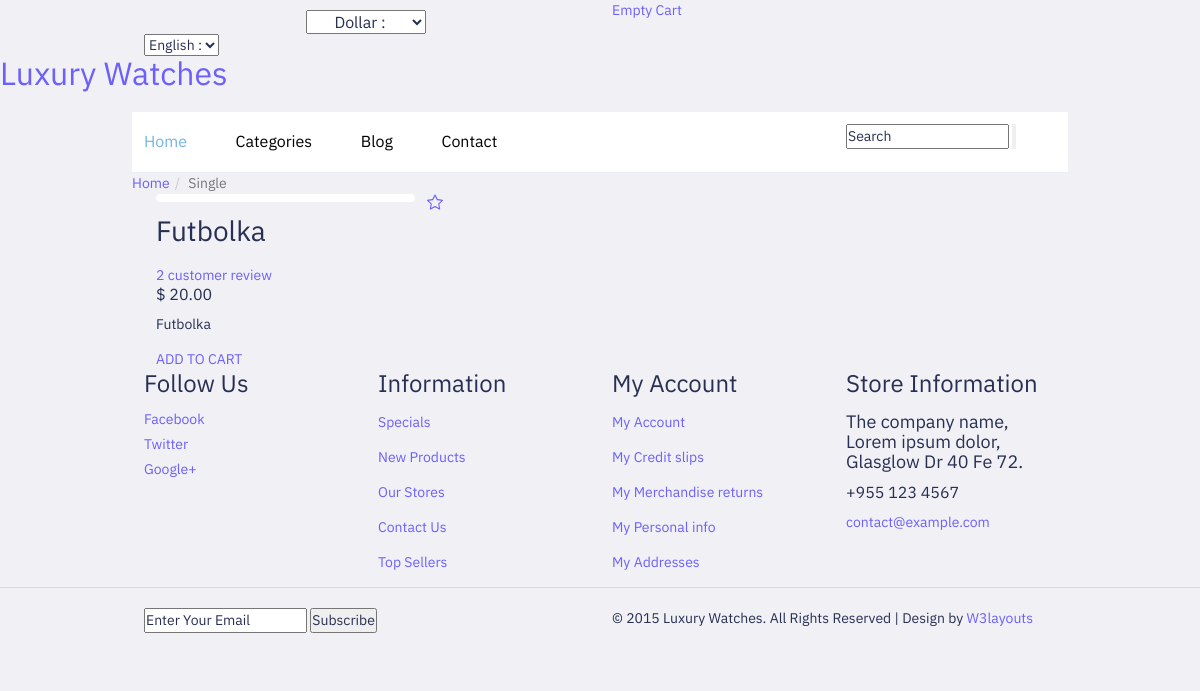
Screenshot of /product-detail/1 with the database file from the repository.
### main/models.py (models this page shows, shortened)
class Product(models.Model):
    name = models.CharField(max_length=150)
    description = models.TextField()
    quantity = models.IntegerField()
    price = models.DecimalField(decimal_places=2, max_digits=10)
    currency = models.SmallIntegerField(
        choices=(
            (0,"UZS"),
            (1, "USD"),
            (2, "RUB"),
        ))
    discount_price = models.DecimalField(decimal_places=2, max_digits=10, blank=True, null=True)
    baner_image = models.ImageField(upload_to='baner/')
    category = models.ForeignKey(Category, on_delete=models.SET_NULL, null=True)
    creator = models.ForeignKey(User, on_delete=models.DO_NOTHING, default=1)
    slug = models.SlugField(unique=True, blank=True)
    @property
    def review(self):
        reviews = ProductReview.objects.filter(product_id=self.id)
        result = reduce(lambda result, x: result + x.mark, reviews, 0)
        try:
            result = result / reviews.count()
        except ZeroDivisionError:
            result = 0
        return round(result)
    @property
    def review_numbers(self):
        result = ProductReview.objects.filter(product_id=self.id).count()
        return result

### main/views.py (the view)
# urls.py: path('product-detail/<int:id>', views.product_detail),
def product_detail(request, id):
    user = request.user
    try:
        if user.is_authenticated:
            is_liked = models.Wishlist.objects.filter(product_id=id, user=user).exists()
        else:
            is_liked = models.Wishlist.objects.filter(product_id=id).exists()
    except models.Wishlist.DoesNotExist:
        is_liked = None
    product = models.Product.objects.get(id=id)
    images = models.ProductImage.objects.filter(product_id=product.id)
    categories = models.Category.objects.all()
    recommendations = models.Product.objects.filter(
        category_id=product.category.id).exclude(id=product.id)[:3]
    review = product.review
    context = {
        'product': product,
        'images': images,
        'categories': categories,
        'recommendations' : recommendations,
        'review': range(review),
        'user': request.user,
        'is_liked': is_liked
    }
    return render(request, 'front/product_detail.html', context)

### templates/front/product_detail.html (shortened to what this page needs)
{% extends 'front/base.html' %}
{% load static %}
{% block content %}
<div class="breadcrumbs">
	<div class="container">
		<div class="breadcrumbs-main">
			<ol class="breadcrumb">
				<li><a href="{% url 'index' %}">Home</a></li>
				<li class="active">Single</li>
			</ol>
		</div>
	</div>
</div>
<div class="single contact">
	<div class="container">
		<div class="single-main">
			<div class="col-md-9 single-main-left">
				<div class="sngl-top">
					<div class="col-md-5 single-top-left">
						<div class="flexslider">
						</div>
						<link rel="stylesheet" href="{% static 'front/css/flexslider.css' %}" type="text/css"
							media="screen" />
					</div>
					{% if is_liked %}
						<div class="bi bi-star-fill"> <a href="{% url 'dislike_in_detail' product.id %}"> <svg xmlns="http://www.w3.org/2000/svg" width="16" height="16" fill="currentColor" class="bi bi-star-fill" viewBox="0 0 16 16">
							<path d="M3.612 15.443c-.386.198-.824-.149-.746-.592l.83-4.73L.173 6.765c-.329-.314-.158-.888.283-.95l4.898-.696L7.538.792c.197-.39.73-.39.927 0l2.184 4.327 4.898.696c.441.062.612.636.282.95l-3.522 3.356.83 4.73c.078.443-.36.79-.746.592L8 13.187l-4.389 2.256z"/>
						  </svg></a></div>
					{% else %}
						<div class="bi bi-star"><a href="{% url 'like_in_detail' product.id %}"></a></div>
					{% endif %}
					<div class="col-md-7 single-top-right">
						<div class="single-para simpleCart_shelfItem">
							<h2>{{product.name}}</h2>
							<div class="star-on">
								<div class="review">
									<a href="#"> {{product.review_numbers}} customer review </a>
								</div>
							</div>
							<h5 class="item_price">
							{% if product.currency == 1 %}
								$ {{ product.price }}
							{% elif product.currency == 0 %}
								{{ product.price }} So'm
							{% elif product.currency == 2 %}
								{{ product.price }} Rubl
							{% endif %}</h5>
							<p>{{product.name}}</p>
							<a href="#" class="add-cart item_add">ADD TO CART</a>
						</div>
					</div>
					<div class="clearfix"> </div>
				</div>
			</div>
			<div class="clearfix"> </div>
		</div>
	</div>
</div>
{% endblock %}

### static/front/css/rating.css (style rules this page uses)
* { margin: 0; padding: 0; }

### static/front/css/flexslider.css (style rules this page uses)
.flexslider { margin: 0; padding: 0; }
.flexslider { margin: 0 0 10px; background: #ffffff; border: 4px solid #ffffff; position: relative; zoom: 1; -webkit-border-radius: 4px; -moz-border-radius: 4px; border-radius: 4px; -webkit-box-shadow: '' 0 1px 4px rgba(0, 0, 0, 0.2); -moz-box-shadow: '' 0 1px 4px rgba(0, 0, 0, 0.2); -o-box-shadow: '' 0 1px 4px rgba(0, 0, 0, 0.2); box-shadow: '' 0 1px 4px rgba(0, 0, 0, 0.2); }

### rows the page displays
Product: name "Futbolka", review_numbers "2", price "20.00"
